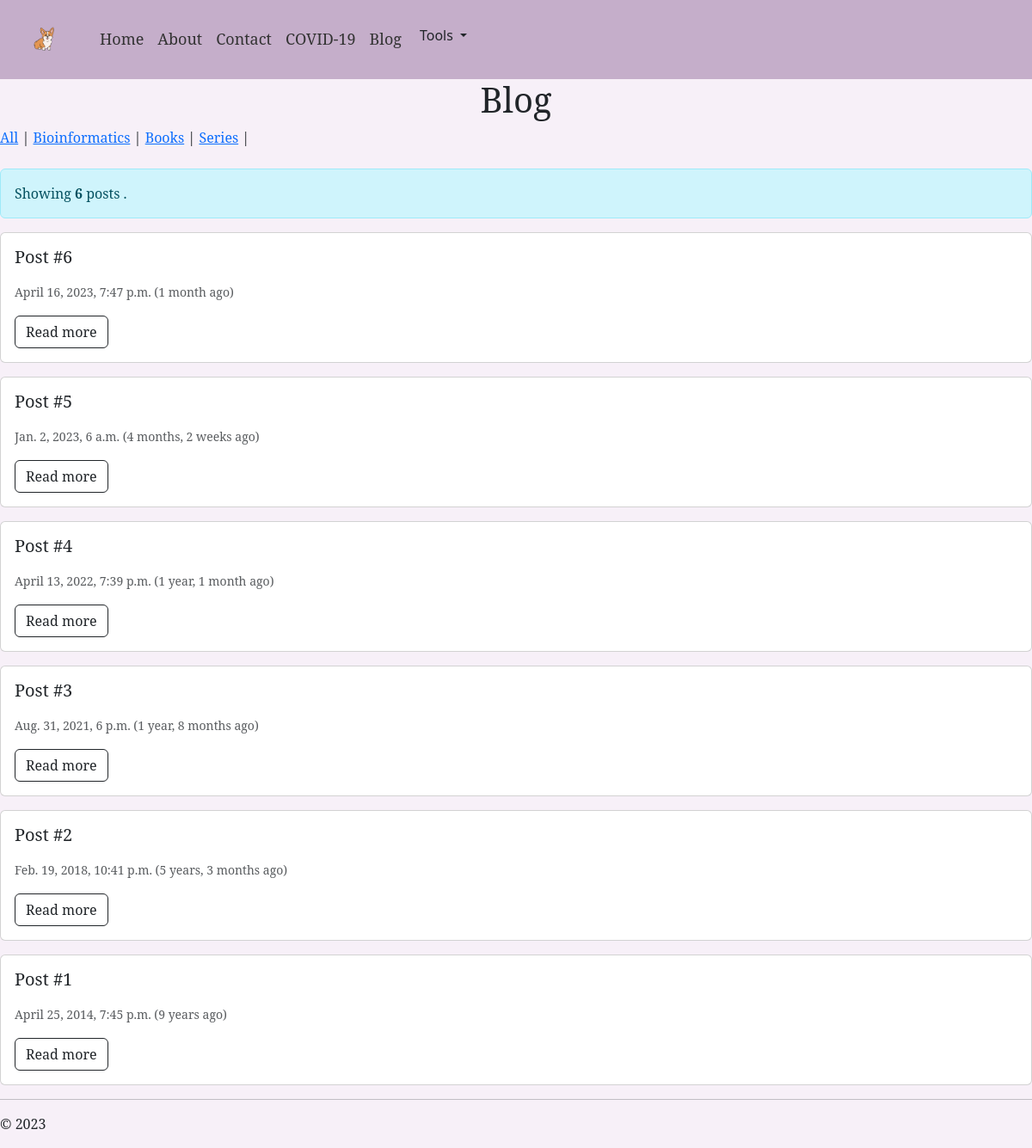
Screenshot of /blog/ with the database file from the repository.
### blog/models.py (models this page shows, shortened)
class Category(models.Model):
    name = models.CharField(max_length=30)
    description = models.TextField()
    class Meta:
        verbose_name_plural = 'categories'

class Post(models.Model):
    category = models.ForeignKey(Category, on_delete=models.CASCADE, null=True)
    title = models.CharField(max_length=140)
    body = models.TextField()
    date_create = models.DateTimeField(auto_now_add=True)
    date_update = models.DateTimeField(auto_now=True)
    date_publish = models.DateTimeField(blank=True, null=True)
    public = models.BooleanField(default=True)
    author = models.ForeignKey(Author, on_delete=models.CASCADE, null=True)

### blog/views.py (the view)
# urls.py: path('', views.post_list_view, name="post_list_view"),
def post_list_view(request, category_name=None):
    if category_name:
        obj = Post.objects.filter(category__name=category_name, public=True)
    else:
        obj = Post.objects.filter(public=True)
    context = {
        'object_list': obj.order_by('-date_publish'),
        'category_list': Category.objects.all(),
        'category_name': category_name,
    }
    return render(request, 'blog/post_list.html', context)

### blog/templates/blog/post_list.html (shortened to what this page needs)
{% extends 'ex2/layout.html' %}
{% load static %}
{% block xyz %}
    <link rel="stylesheet" type="text/css" href="{% static 'site.css' %}"/>
{% endblock %}
{% block content%}
    {% include 'blog/includes/cat_widget.html' %}
    {% if author %}
        <h3>Posts by {{ author.user.username }}</h3>
    {% else %}
        <div class="alert alert-info" role="alert">
            Showing <strong> {{ object_list|length }}</strong> post{{ object_list|pluralize }}
            {% if category_name %} from <strong>{{ category_name }}</strong>{% else %}.{% endif %}
        </div>
    {% endif %}
    {% for obj in object_list %}
    <div class="card mb-3">
        <div class="row no-gutters">
            <div class="col-md-8">
                <div class="card-body">
                    <h5 class="card-title">{{ obj.title }}</h5>
                    <p class="card-text"><small class="text-muted">{{ obj.date_publish }} ({{ obj.date_publish|timesince }} ago)</small></p>
                    <a href="{% url 'blog:post_detail_view' obj.id %}" class="btn btn-outline-dark">Read more</a>
                </div>
            </div>
        </div>
    </div>
{% endfor %}
{% endblock %}

### ex2/templates/ex2/layout.html (shortened to what this page needs)
<!DOCTYPE html>
<html>
<head>
    {% load static %}
    <link rel="stylesheet" type="text/css" href="{% static 'site/site_look.css' %}" />
    {% block xyz %}
    {% endblock %}
    {% load bootstrap5 %}
    {% bootstrap_css %}
</head>
<body>
<nav class="navbar navbar-expand-sm">
    <div class="container-fluid">
        <a class="navbar-brand" href="{% url 'home' %}">
            <img src="{% static 'images/corgi.png'%}" alt="Avatar Logo" style="width:40px;" class="rounded-pill">
          </a>
        <ul class="navbar-nav me-auto">
            <li class="nav-item">
                <a class="nav-link" href="{% url 'home' %}" class="navbar-item"> Home  </a>
            </li>
            <li class="nav-item">
                <a class="nav-link" href="{% url 'about' %}" class="navbar-item"> About  </a>
            </li>
            <li class="nav-item">
                <a class="nav-link" href="{% url 'contact' %}" class="navbar-item"> Contact  </a>
            </li>
            <li class="nav-item">
                <a class="nav-link" href="{% url 'covid19:COVID-19' %}" class="navbar-item"> COVID-19  </a>
            </li>
            <li class="nav-item">
                <a class="nav-link" href="{% url 'blog:post_list_view' %}" class="navbar-item"> Blog  </a>
            </li>
            <li class="nav-item">
                <li class="nav-item dropdown">
                    <button class="btn dropdown-toggle" data-bs-toggle="dropdown" aria-expanded="false">
                      Tools
                    </button>
                  </li>
            </li>
        </ul>
    </div>
</nav>
<div class="body-content">
    {% block content %}
    {% endblock %}
    <hr/>
    <footer>
        <p>&copy; 2023</p>
    </footer>
</div>
</body>
</html>

### blog/templates/blog/includes/cat_widget.html
<h1>Blog </h1>
    <a href="{% url 'blog:post_list_view' %}">All</a> |
    {% for c in category_list %}
        {% if category_name == c.name %}
           {{c.name}}
        {% else %}
            <a href="{% url 'blog:post_list_category' c.name %}"> {{ c.name }}</a>
        {% endif %} |
    {% endfor %}
    <br><br>

### ex2/static/site/site_look.css (style rules this page uses)
body { background-color: #f7f0f8 !important; font-family: "Georgia", "serif"; }
.navbar { display: flex; justify-content: center; align-items: center; background-color: #c5aeca; }
.navbar a { text-decoration: none; color: #333; padding: 10px 20px; border-radius: 5px; font-size: large; font-family: "Georgia", "serif"; }
.body-content { background-color: #f7f0f8; font-family: "Georgia", "serif"; }
h1 { text-align: center; }

### rows the page displays
Category: name "Bioinformatics"
Category: name "Books"
Category: name "Series"
Post: title "Post #6", date_publish "April 16, 2023, 7:47 p.m.", date_publish "1 month"
Post: title "Post #5", date_publish "Jan. 2, 2023, 6 a.m.", date_publish "4 months, 2 weeks"
Post: title "Post #4", date_publish "April 13, 2022, 7:39 p.m.", date_publish "1 year, 1 month"
Post: title "Post #3", date_publish "Aug. 31, 2021, 6 p.m.", date_publish "1 year, 8 months"
Post: title "Post #2", date_publish "Feb. 19, 2018, 10:41 p.m.", date_publish "5 years, 3 months"
Post: title "Post #1", date_publish "April 25, 2014, 7:45 p.m.", date_publish "9 years"

### other values shown
{{ object_list|length }} "6"
